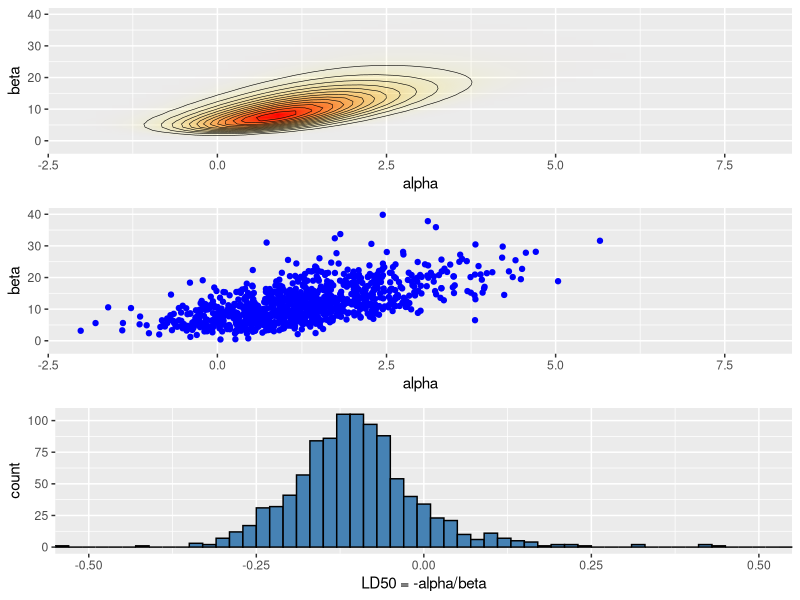

The R script that drew this image:
# Bayesian data analysis
# Aki Vehtari <Aki.Vehtari@aalto.fi>
# Markus Paasiniemi <Markus.Paasiniemi@aalto.fi>

library(ggplot2)
library(gridExtra)
library(tidyr)

# Illustrate the posterior inference for Bioassay data (BDA3 p. 74-)

# data
df1 <- data.frame(
  x = c(-0.86, -0.30, -0.05, 0.73),
  n = c(5, 5, 5, 5),
  y = c(0, 1, 3, 5)
)

# compute the posterior density in grid
#  - usually should be computed in logarithms!
#  - with alternative prior, check that range and spacing of A and B
#    are sensible

A = seq(-4, 8, length.out = 50)
B = seq(-10, 40, length.out = 50)

# make vectors that contain all pairwise combinations of A and B
cA <- rep(A, each = length(B))
cB <- rep(B, length(A))

# make a helper function to calculate the log likelihood
# given a dataframe with x, y, and n and evaluation
# points a and b. for the likelihood see BDA p. 75
logl <- function(df, a, b)
  df['y']*(a + b*df['x']) - df['n']*log1p(exp(a + b*df['x']))

# calculate likelihoods: apply logl function for each observation
# ie. each row of data frame of x, n and y
p <- apply(df1, 1, logl, cA, cB) %>%
  # sum the log likelihoods of observations
  # and exponentiate to get the joint likelihood
  rowSums() %>% exp()

# sample from the grid (with replacement)
nsamp <- 1000
samp_indices <- sample(length(p), size = nsamp,
                       replace = T, prob = p/sum(p))

samp_A <- cA[samp_indices[1:nsamp]]
samp_B <- cB[samp_indices[1:nsamp]]
# add random jitter, see BDA3 p. 76
samp_A <- samp_A + runif(nsamp, A[1] - A[2], A[2] - A[1])
samp_B <- samp_B + runif(nsamp, B[1] - B[2], B[2] - B[1])

# samples of LD50 conditional beta > 0
bpi <- samp_B > 0
samp_ld50 <- -samp_A[bpi]/samp_B[bpi]

# limits for the plots
xl <- c(-2, 8)
yl <- c(-2, 40)

# create a plot of the posterior density
pos <- ggplot(data = data.frame(cA ,cB, p), aes(cA, cB)) +
  geom_raster(aes(fill = p, alpha = p), interpolate = T) +
  geom_contour(aes(z = p), colour = 'black', size = 0.2) +
  coord_cartesian(xlim = xl, ylim = yl) +
  labs(x = 'alpha', y = 'beta') +
  scale_fill_gradient(low = 'yellow', high = 'red', guide = F) +
  scale_alpha(range = c(0, 1), guide = F)

# plot of the samples
sam <- ggplot(data = data.frame(samp_A, samp_B)) +
  geom_point(aes(samp_A, samp_B), color = 'blue') +
  coord_cartesian(xlim = xl, ylim = yl) +
  labs(x = 'alpha', y = 'beta')

# plot of the histogram of LD50
his <- ggplot() +
  geom_histogram(aes(samp_ld50), binwidth = 0.02,
                 fill = 'steelblue', color = 'black') +
  coord_cartesian(xlim = c(-0.5, 0.5)) +
  labs(x = 'LD50 = -alpha/beta')

# combine the plots
grid.arrange(pos, sam, his, nrow=3)

